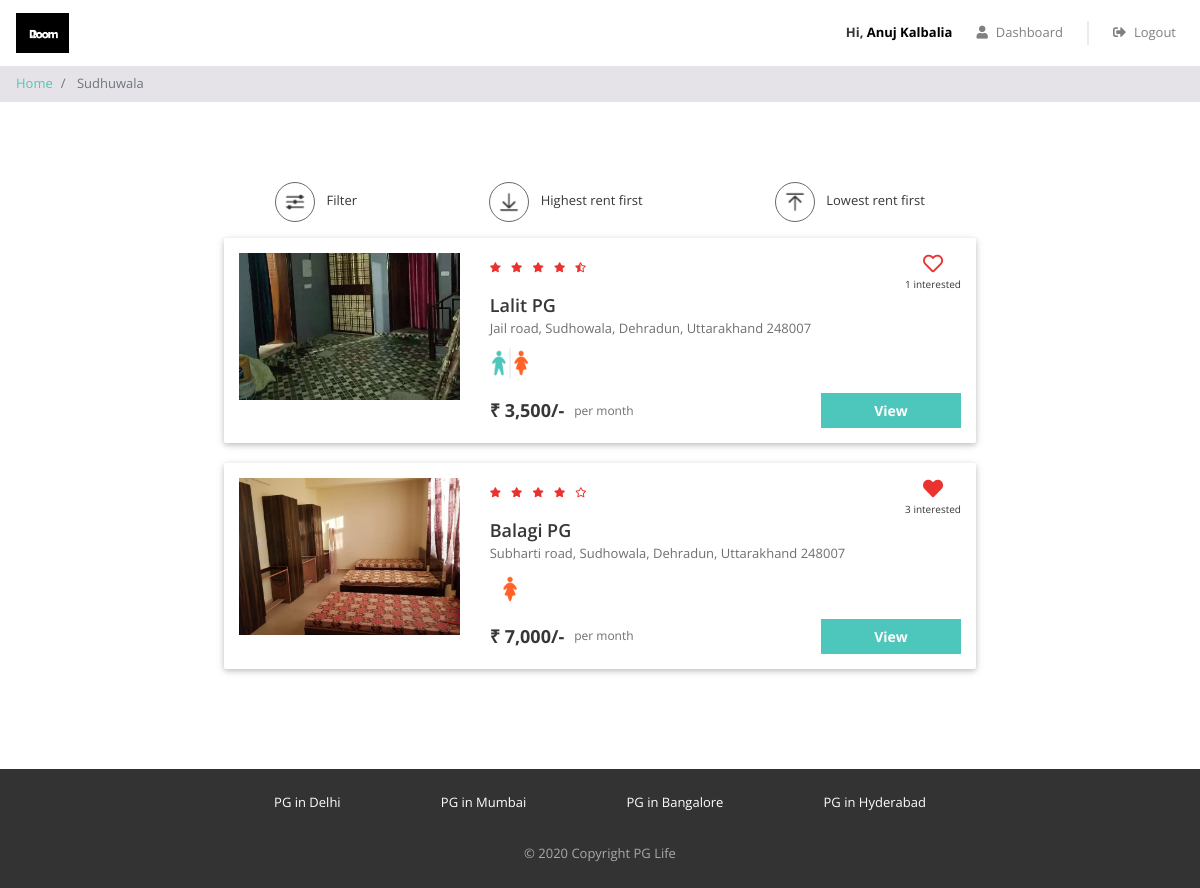
The app's page /property_list.php?city=Sudhuwala (signed in) with its own data.
### tables this page shows
CREATE TABLE `properties` (
  `id` int(11) NOT NULL,
  `city_id` int(11) NOT NULL,
  `name` varchar(100) NOT NULL,
  `address` varchar(100) NOT NULL,
  `description` longtext NOT NULL,
  `gender` enum('male','female','unisex') NOT NULL,
  `rent` int(11) NOT NULL,
  `rating_clean` float(2,1) NOT NULL,
  `rating_food` float(2,1) NOT NULL,
  `rating_safety` float(2,1) NOT NULL
);

### property_list.php (the view, shortened to what this page needs)
<?php
require "includes/database_connect.php";
$user_id = isset($_SESSION['user_id']) ? $_SESSION['user_id'] : NULL;
$city_name = $_GET["city"];
$sql_1 = "SELECT * FROM cities WHERE name = '$city_name'";
$result_1 = mysqli_query($conn, $sql_1);
$city = mysqli_fetch_assoc($result_1);
$city_id = $city['id'];
$sql_2 = "SELECT * FROM properties WHERE city_id = $city_id";
$result_2 = mysqli_query($conn, $sql_2);
$properties = mysqli_fetch_all($result_2, MYSQLI_ASSOC);
$sql_3 = "SELECT *
            FROM interested_users_properties iup
            INNER JOIN properties p ON iup.property_id = p.id
            WHERE p.city_id = $city_id";
$result_3 = mysqli_query($conn, $sql_3);
$interested_users_properties = mysqli_fetch_all($result_3, MYSQLI_ASSOC);
?>
<!DOCTYPE html>
<html lang="en">
<head>
    <?php
    include "includes/head_links.php";
    ?>
    <link href="css/property_list.css" rel="stylesheet" />
</head>
<body>
    <?php
    include "includes/header.php";
    ?>
    <nav aria-label="breadcrumb">
        <ol class="breadcrumb py-2">
            <li class="breadcrumb-item">
                <a href="index.php">Home</a>
            </li>
            <li class="breadcrumb-item active" aria-current="page">
                <?php echo $city_name; ?>
            </li>
        </ol>
    </nav>
    <div class="page-container">
        <div class="filter-bar row justify-content-around">
            <div class="col-auto" data-toggle="modal" data-target="#filter-modal">
                <img src="img/filter.png" alt="filter" />
                <span>Filter</span>
            </div>
            <div class="col-auto">
                <img src="img/desc.png" alt="sort-desc" />
                <span>Highest rent first</span>
            </div>
            <div class="col-auto">
                <img src="img/asc.png" alt="sort-asc" />
                <span>Lowest rent first</span>
            </div>
        </div>
        <?php
        foreach ($properties as $property) {
            $property_images = glob("img/properties/" . $property['id'] . "/*");
        ?>
            <div class="property-card property-id-<?= $property['id'] ?> row">
                <div class="image-container col-md-4">
                    <img src="<?= $property_images[0] ?>" />
                </div>
                <div class="content-container col-md-8">
                    <div class="row no-gutters justify-content-between">
                        <?php
                        $total_rating = ($property['rating_clean'] + $property['rating_food'] + $property['rating_safety']) / 3;
                        $total_rating = round($total_rating, 1);
                        ?>
                        <div class="star-container" title="<?= $total_rating ?>">
                            <?php
                            $rating = $total_rating;
                            for ($i = 0; $i < 5; $i++) {
                                if ($rating >= $i + 0.8) {
                            ?>
                                    <i class="fas fa-star"></i>
                                <?php
                                } elseif ($rating >= $i + 0.3) {
                                ?>
                                    <i class="fas fa-star-half-alt"></i>
                                <?php
                                } else {
                                ?>
                                    <i class="far fa-star"></i>
                            <?php
                                }
                            }
                            ?>
                        </div>
                        <div class="interested-container">
                            <?php
                            $interested_users_count = 0;
                            $is_interested = false;
                            foreach ($interested_users_properties as $interested_user_property) {
                                if ($interested_user_property['property_id'] == $property['id']) {
                                    $interested_users_count++;
                                    if ($interested_user_property['user_id'] == $user_id) {
                                        $is_interested = true;
                                    }
                                }
                            }
                            if ($is_interested) {
                            ?>
                                <i class="is-interested-image fas fa-heart" property_id="<?= $property['id'] ?>"></i>
                            <?php
                            } else {
                            ?>
                                <i class="is-interested-image far fa-heart" property_id="<?= $property['id'] ?>"></i>
                            <?php
                            }
                            ?>
                            <div class="interested-text">
                                <span class="interested-user-count"><?= $interested_users_count ?></span> interested
                            </div>
                        </div>
                    </div>
                    <div class="detail-container">
                        <div class="property-name"><?= $property['name'] ?></div>
                        <div class="property-address"><?= $property['address'] ?></div>
                        <div class="property-gender">
                            <?php
                            if ($property['gender'] == "male") {
                            ?>
                                <img src="img/male.png" />
                            <?php
                            } elseif ($property['gender'] == "female") {
                            ?>
                                <img src="img/female.png" />
                            <?php
                            } else {
                            ?>
                                <img src="img/unisex.png" />
                            <?php
                            }
                            ?>
                        </div>
                    </div>
                    <div class="row no-gutters">
                        <div class="rent-container col-6">
                            <div class="rent">₹ <?= number_format($property['rent']) ?>/-</div>
                            <div class="rent-unit">per month</div>
                        </div>
                        <div class="button-container col-6">
                            <a href="property_detail.php?property_id=<?= $property['id'] ?>" class="btn btn-primary">View</a>
                        </div>
                    </div>
                </div>
            </div>
        <?php
        }
        ?>
    </div>
    <?php
    include "includes/footer.php";
    ?>
</body>
</html>

### css/common.css (style rules this page uses)
* { box-sizing: border-box; font-family: 'Open Sans', sans-serif; }
body { color: #373737; font-size: 16px; position: relative; }
.btn-primary, .btn-warning, .btn-danger { color: white; font-weight: bold; }
.breadcrumb { background-color: #e5e3e8; font-size: 13px; border-radius: 0px; margin-bottom: 0px; }
.page-container { max-width: 800px; padding: 80px 24px; margin: auto; }

### css/property_list.css (style rules this page uses)
.filter-bar > div { cursor: pointer; font-size: 13px; text-align: center; margin-bottom: 16px; }
.filter-bar img { width: 40px; height: 40px; border-radius: 40px; border: 1px solid #646870; padding: 6px; margin-right: 8px; }
.property-card { background-color: #ffffff; border-radius: 2px; padding: 15px 0px; margin: 0px auto 20px; box-shadow: 0 2px 5px 0 rgba(0, 0, 0, 0.16), 0 2px 10px 0 rgba(0, 0, 0, 0.12); }
.image-container { text-align: center; }
.image-container img { width: 100%; max-width: 300px; }
.star-container i { color: #EA322E; font-size: 10px; margin-right: 6px; }
.interested-container { text-align: center; }
.interested-container i { color: #EA322E; font-size: 20px; cursor: pointer; }
.interested-text { font-size: 10px; }
.detail-container { padding-bottom: 10px; }
.property-name { font-size: 18px; font-weight: 600; }
.property-address { color: #6f6f6f; font-size: 13px; padding-bottom: 5px; }
.property-gender img { width: 40px; }
.rent-container { display: flex; align-items: center; }
.rent { font-size: 18px; font-weight: bold; padding-right: 10px; }
.rent-unit { color: #6f6f6f; font-size: 12px; }
.button-container .btn { font-size: 14px; border-radius: 0px; width: 140px; float: right; }

### records on screen
properties: shows a picture, rating_safety 4.5 (drawn), interested_users_count "1", name "Lalit PG", address "Jail road, Sudhowala, Dehradun, Uttarakhand 248007", rent "3,500"
properties: shows a picture, interested_users_count "3", name "Balagi PG", address "Subharti road, Sudhowala, Dehradun, Uttarakhand 248007", rent "7,000"

### other values on screen
$_SESSION["full_name"] "Anuj Kalbalia"
$city_name "Sudhuwala"
